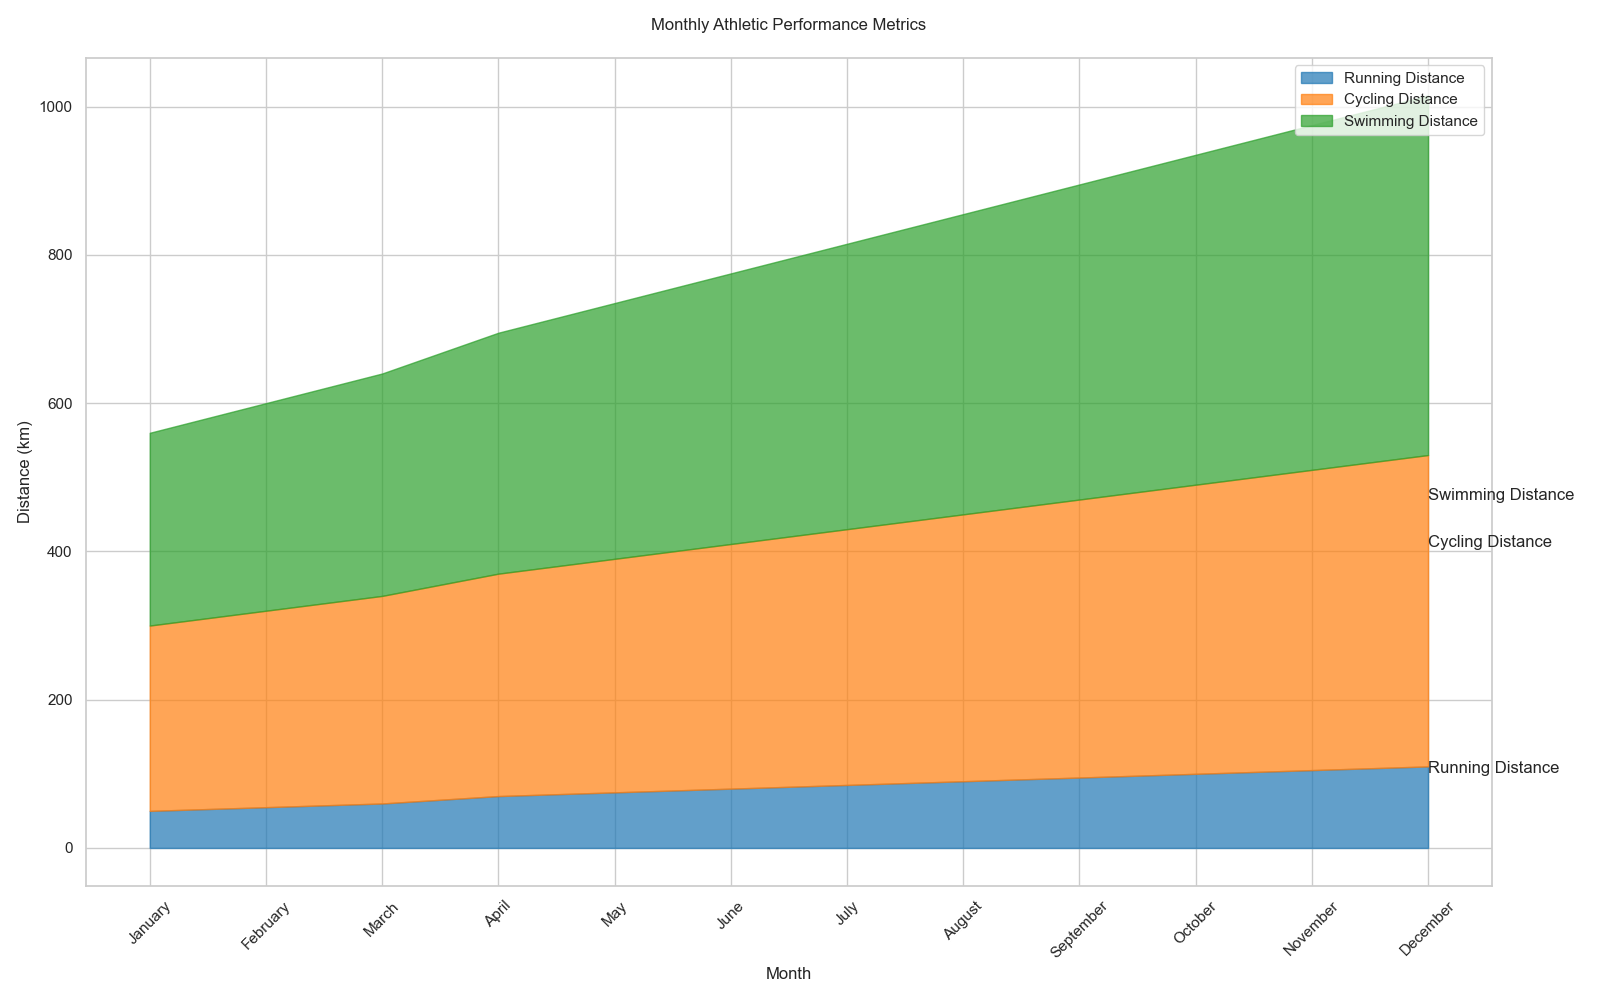

Here is the Python script that generated this plot:

import pandas as pd
import seaborn as sns
import matplotlib.pyplot as plt

data = {
    'Month': ['January', 'February', 'March', 'April', 'May', 'June', 'July',
              'August', 'September', 'October', 'November', 'December'],
    'Running Distance': [50, 55, 60, 70, 75, 80, 85, 90, 95, 100, 105, 110],
    'Cycling Distance': [200, 210, 220, 230, 240, 250, 260, 270, 280, 290, 300, 310],
    'Swimming Distance': [10, 15, 20, 25, 30, 35, 40, 45, 50, 55, 60, 65]
}

df = pd.DataFrame(data)
df = df.set_index('Month')

df_cum = df.cumsum(axis=1)

colors = ['#1f77b4', '#ff7f0e', '#2ca02c']

plt.figure(figsize=(16, 10))

plt.fill_between(df.index, 0, df_cum['Running Distance'], color=colors[0], alpha=0.7, label='Running Distance')
plt.fill_between(df.index, df_cum['Running Distance'], df_cum['Running Distance'] + df_cum['Cycling Distance'], color=colors[1], alpha=0.7, label='Cycling Distance')
plt.fill_between(df.index, df_cum['Running Distance'] + df_cum['Cycling Distance'], df_cum['Running Distance'] + df_cum['Cycling Distance'] + df_cum['Swimming Distance'], color=colors[2], alpha=0.7, label='Swimming Distance')

for category in ['Running Distance', 'Cycling Distance', 'Swimming Distance']:
    plt.text(df.index[-1], df_cum[category][-1] - (df_cum[category][-1] - df_cum[category].shift(1)[-1]) / 2, category, verticalalignment='center')

plt.title('Monthly Athletic Performance Metrics', pad=20)
plt.xlabel('Month')
plt.ylabel('Distance (km)')
plt.xticks(rotation=45)
plt.legend(loc='upper right')
plt.tight_layout()

plt.show()
